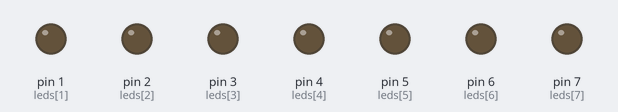
A sketch run on a simulated Arduino Uno, built with avr-gcc and run on an emulated ATmega328P. Shown: output pins drawn as LEDs (lit = HIGH). Random numbers use the default seed unless the sketch sets one.

Above: at 0.1 s.
At 2.1 s:
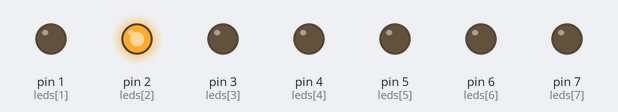
At 11.1 s:
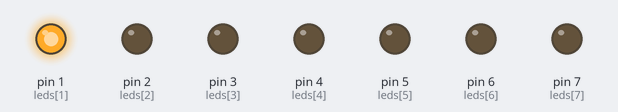
At 15.1 s:
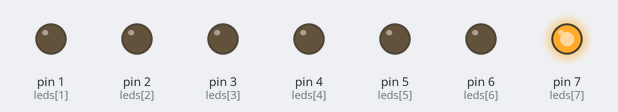
At 31.1 s:
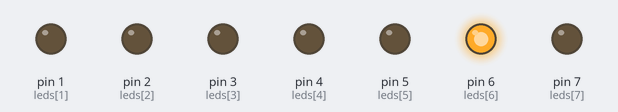
At 36.1 s:
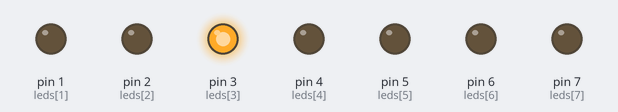
Timing chart, 0 to 37.6 s (numbered marks = the images above):
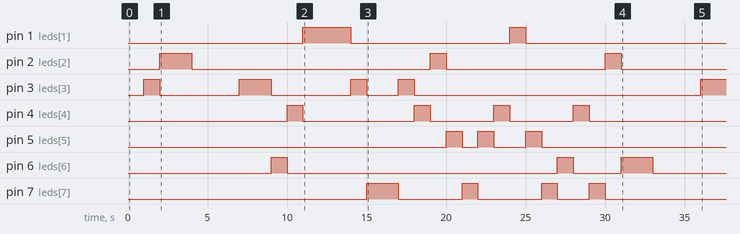

The sketch:

SE_Prog1_Intro.ino
```cpp
int leds[8] = {0, 1, 2, 3, 4, 5, 6, 7};

void setup() {
  // put your setup code here, to run once:
  for (int x=1; x<8; x++){
    pinMode(leds[x], OUTPUT);
  }

  randomSeed(analogRead(A0));
}

int v;

void loop() {
  // put your main code here, to run repeatedly:
  limpiar();
  v = random(8); //[0 - 7]
  digitalWrite(leds[v], 1);
  delay(1000);
}

void limpiar(){
  for (int x=0; x<8; x++){
    digitalWrite(leds[x],0);
  }
}
```

Measured:
- by itself, pin 1 (leds[1]): LOW → HIGH at 11.0 s, → LOW 3.0 s later, → HIGH 10.0 s later, → LOW 1.0 s later
- by itself, pin 2 (leds[2]): goes HIGH 2.0 s, LOW 15.0 s, HIGH 1.0 s, LOW 10.0 s, HIGH 1.0 s, then LOW
- by itself, pin 3 (leds[3]): LOW → HIGH at 1.0 s, → LOW 1.0 s later, → HIGH 5.0 s later, → LOW 2.0 s later, … (9 changes in this stretch)
- by itself, pin 4 (leds[4]): LOW → HIGH at 10.0 s, → LOW 1.0 s later, → HIGH 7.0 s later, → LOW 1.0 s later, … (8 changes in this stretch)
- by itself, pin 5 (leds[5]): goes HIGH 1.0 s, LOW 1.0 s, HIGH 1.0 s, LOW 2.0 s, HIGH 1.0 s, then LOW
- by itself, pin 6 (leds[6]): goes HIGH 1.0 s, LOW 17.0 s, HIGH 1.0 s, LOW 3.0 s, HIGH 2.0 s, then LOW
- by itself, pin 7 (leds[7]): LOW → HIGH at 15.0 s, → LOW 2.0 s later, → HIGH 4.0 s later, → LOW 1.0 s later, … (8 changes in this stretch)
